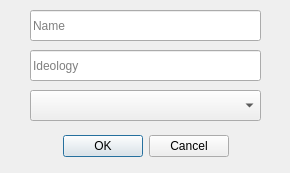
<?xml version="1.0" encoding="UTF-8"?>
<ui version="4.0">
 <class>AddVoterDialog</class>
 <widget class="QDialog" name="AddVoterDialog">
  <property name="geometry">
   <rect>
    <x>0</x>
    <y>0</y>
    <width>290</width>
    <height>173</height>
   </rect>
  </property>
  <property name="windowTitle">
   <string>Dialog</string>
  </property>
  <widget class="QDialogButtonBox" name="buttonBox">
   <property name="geometry">
    <rect>
     <x>60</x>
     <y>130</y>
     <width>171</width>
     <height>32</height>
    </rect>
   </property>
   <property name="orientation">
    <enum>Qt::Orientation::Horizontal</enum>
   </property>
   <property name="standardButtons">
    <set>QDialogButtonBox::StandardButton::Cancel|QDialogButtonBox::StandardButton::Ok</set>
   </property>
   <property name="centerButtons">
    <bool>true</bool>
   </property>
  </widget>
  <widget class="QLineEdit" name="nameEdit">
   <property name="geometry">
    <rect>
     <x>30</x>
     <y>10</y>
     <width>231</width>
     <height>31</height>
    </rect>
   </property>
   <property name="text">
    <string/>
   </property>
   <property name="echoMode">
    <enum>QLineEdit::EchoMode::Password</enum>
   </property>
   <property name="cursorPosition">
    <number>0</number>
   </property>
   <property name="alignment">
    <set>Qt::AlignmentFlag::AlignLeading|Qt::AlignmentFlag::AlignLeft|Qt::AlignmentFlag::AlignVCenter</set>
   </property>
   <property name="placeholderText">
    <string>Name</string>
   </property>
   <property name="clearButtonEnabled">
    <bool>false</bool>
   </property>
  </widget>
  <widget class="QLineEdit" name="ideologyEdit">
   <property name="geometry">
    <rect>
     <x>30</x>
     <y>50</y>
     <width>231</width>
     <height>31</height>
    </rect>
   </property>
   <property name="text">
    <string/>
   </property>
   <property name="echoMode">
    <enum>QLineEdit::EchoMode::Password</enum>
   </property>
   <property name="cursorPosition">
    <number>0</number>
   </property>
   <property name="alignment">
    <set>Qt::AlignmentFlag::AlignLeading|Qt::AlignmentFlag::AlignLeft|Qt::AlignmentFlag::AlignVCenter</set>
   </property>
   <property name="placeholderText">
    <string>Ideology</string>
   </property>
   <property name="clearButtonEnabled">
    <bool>false</bool>
   </property>
  </widget>
  <widget class="QComboBox" name="partyComboBox">
   <property name="geometry">
    <rect>
     <x>30</x>
     <y>90</y>
     <width>231</width>
     <height>31</height>
    </rect>
   </property>
   <property name="placeholderText">
    <string>Preffered Party</string>
   </property>
  </widget>
 </widget>
 <resources/>
 <connections>
  <connection>
   <sender>buttonBox</sender>
   <signal>accepted()</signal>
   <receiver>AddVoterDialog</receiver>
   <slot>accept()</slot>
   <hints>
    <hint type="sourcelabel">
     <x>248</x>
     <y>254</y>
    </hint>
    <hint type="destinationlabel">
     <x>157</x>
     <y>274</y>
    </hint>
   </hints>
  </connection>
  <connection>
   <sender>buttonBox</sender>
   <signal>rejected()</signal>
   <receiver>AddVoterDialog</receiver>
   <slot>reject()</slot>
   <hints>
    <hint type="sourcelabel">
     <x>316</x>
     <y>260</y>
    </hint>
    <hint type="destinationlabel">
     <x>286</x>
     <y>274</y>
    </hint>
   </hints>
  </connection>
 </connections>
</ui>
